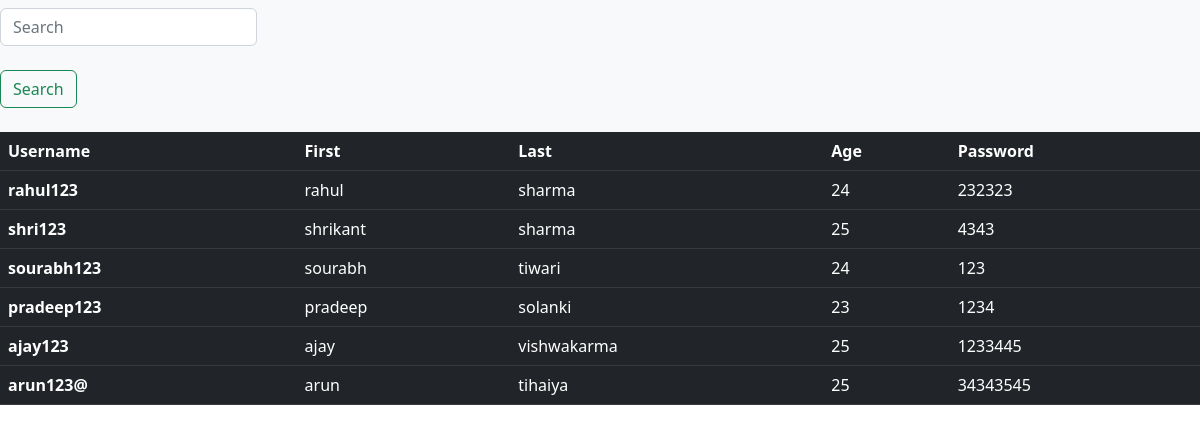
Screenshot of /searchbar/ with the database file from the repository.
### indexform/models.py (models this page shows, shortened)
class FriendList(models.Model):
    username=models.CharField(max_length=100)
    first_name=models.CharField(max_length=100,null=True,blank=True)
    last_name=models.CharField(max_length=100,null=True,blank=True)
    age=models.PositiveIntegerField()
    password=models.IntegerField()

### indexform/views.py (the view)
# urls.py: path('searchbar/',views.search_bar,name='searchbar'),
def search_bar(request):
    if 'searchdata' in request.GET:
        search=request.GET['searchdata']
        inform=FriendList.objects.filter(Q(first_name__icontains=search)|Q(last_name__icontains=search))
    else:
        inform=FriendList.objects.all()
    context={
        'inform':inform,
        }
    return render(request,'searchbar.html',context)

### indexform/templates/searchbar.html (shortened to what this page needs)
<html lang="en">
<head>
    <link href="https://cdn.jsdelivr.net/npm/bootstrap@5.2.1/dist/css/bootstrap.min.css" rel="stylesheet">
</head>
<body>
    {% block nav %}
    <nav class="navbar navbar-light bg-light">
        <form class="form-inline">
          <input class="form-control mr-sm-2" type="search" name="searchdata" placeholder="Search" aria-label="Search">
          <br>
          <button class="btn btn-outline-success my-2 my-sm-0" type="submit">Search</button>
        </form>
      </nav>
    {% endblock %}
    {% block content %}
    <table class="table table-dark">
        <thead>
            <tr>
                <th scope="col">Username</th>
                <th scope="col">First</th>
            <th scope="col">Last</th>
            <th scope="col">Age</th>
            <th scope="col">Password</th>
        </tr>
    </thead>
    <tbody>
        <tr>
            {% for data in inform %}
            <th scope="row">{{data.username}}</th>
            <td>{{data.first_name}}</td>
            <td>{{data.last_name}}</td>
            <td>{{data.age}}</td>
            <td>{{data.password}}</td>
        </tr>
        {% endfor %}
    </tbody>
    {% endblock %}
      </table>
</body>
</html>

### rows the page displays
FriendList: username "rahul123", first_name "rahul", last_name "sharma", age "24", password "232323"
FriendList: username "shri123", first_name "shrikant", last_name "sharma", age "25", password "4343"
FriendList: username "sourabh123", first_name "sourabh", last_name "tiwari", age "24", password "123"
FriendList: username "pradeep123", first_name "pradeep", last_name "solanki", age "23", password "1234"
FriendList: username "ajay123", first_name "ajay", last_name "vishwakarma", age "25", password "1233445"
FriendList: username "arun123@", first_name "arun", last_name "tihaiya", age "25", password "34343545"
